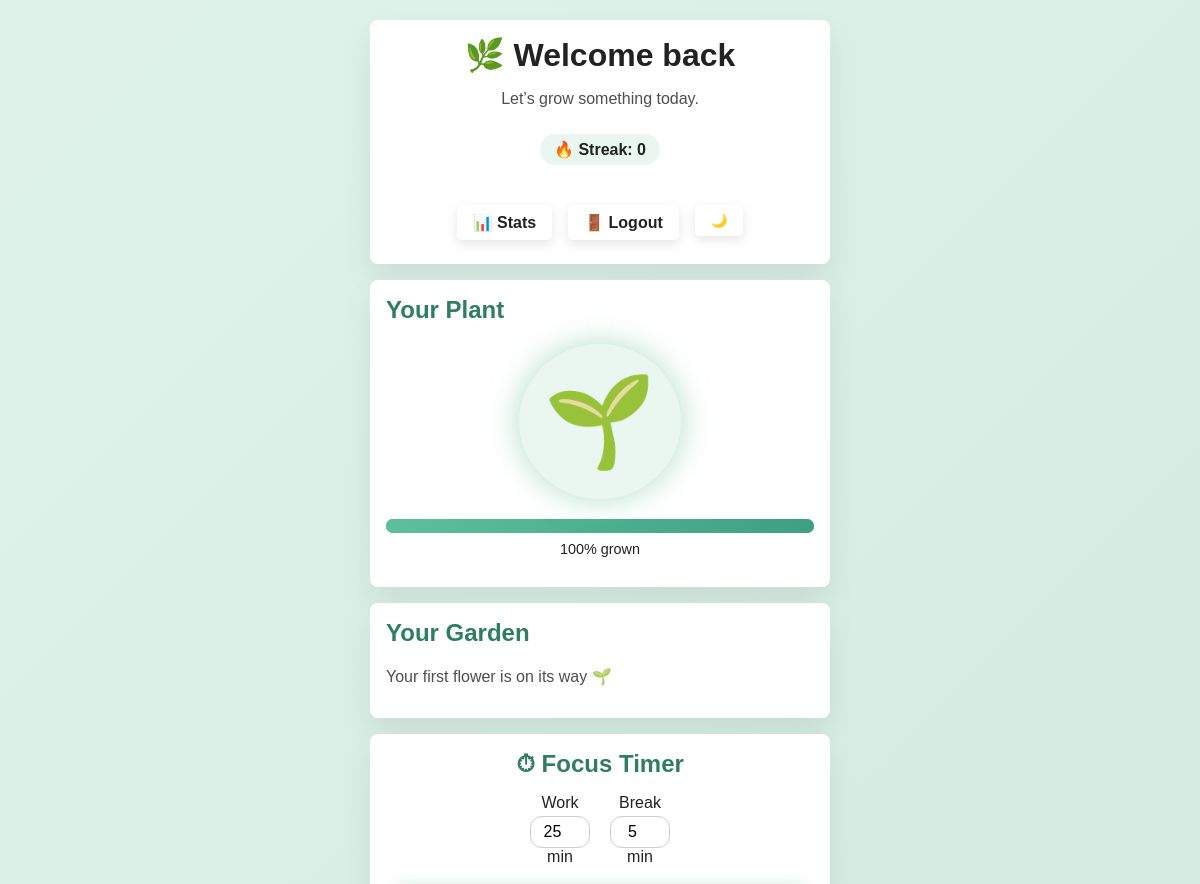
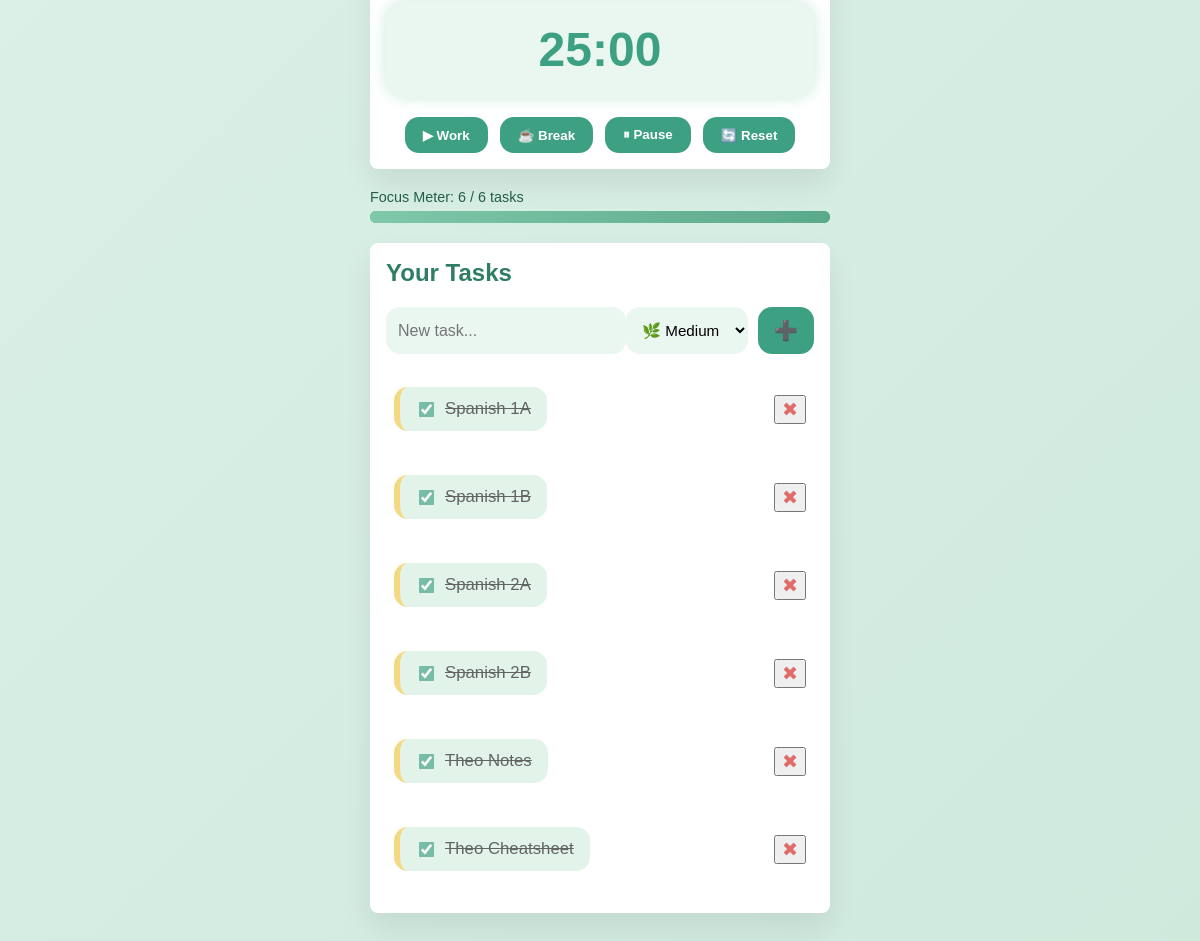
The page /dashboard (signed in) on the database its author committed (2 pictures, top to bottom).
### app.py (models this page shows)
class Task(db.Model):
    id = db.Column(db.Integer, primary_key=True)
    title = db.Column(db.String(200), nullable=False)
    priority = db.Column(db.String(10))  # high / medium / low
    completed = db.Column(db.Boolean, default=False)
    user_id = db.Column(db.Integer, db.ForeignKey("user.id"))

### app.py (the view)
@app.route("/dashboard")
@login_required
def dashboard():
    tasks = Task.query.filter_by(user_id=current_user.id).all()
    streak = get_streak(current_user.id)
    total_tasks = len(tasks)
    completed_tasks = len([t for t in tasks if t.completed])
    progress = 0
    if total_tasks > 0:
        progress = int((completed_tasks / total_tasks) * 100)
    active_plant = Plant.query.filter_by(
        user_id=current_user.id,
        completed=False
    ).first()
    if not active_plant:
        active_plant = Plant(user_id=current_user.id)
        db.session.add(active_plant)
        db.session.commit()
    plant_history = Plant.query.filter_by(
        user_id=current_user.id,
        completed=True
    ).order_by(Plant.created_at).all()
    return render_template(
        "dashboard.html",
        tasks=tasks,
        streak=streak,
        plant=active_plant,
        history=plant_history,
        progress=progress,
        completed_tasks=completed_tasks,
        total_tasks=total_tasks
    )

### app.py (called while the page is built)
def get_streak(user_id):
    sessions = FocusSession.query.filter_by(user_id=user_id).all()
    days = set(s.timestamp.date() for s in sessions)
    if not days:
        return 0
    streak = 0
    today = datetime.utcnow().date()
    while today in days:
        streak += 1
        today -= timedelta(days=1)
    return streak

@login_manager.user_loader
def load_user(user_id):
    return User.query.get(int(user_id))

### templates/dashboard.html (shortened to what this page needs)
<!DOCTYPE html>
<html lang="en">
<head>
  <link rel="stylesheet" href="{{ url_for('static', filename='style.css') }}?v=2">
</head>
<body class="{% if session.get('theme') == 'dark' %}dark-mode{% endif %}">
  <div class="container">
<div class="card header">
  <h1>🌿 Welcome back</h1>
  <p class="subtitle">Let’s grow something today.</p>
  <div class="streak">🔥 Streak: {{ streak }}</div>
 <div class="nav-links">
  <a href="{{ url_for('stats') }}" class="nav-button">📊 Stats</a>
  <a href="{{ url_for('logout') }}" class="nav-button">🚪 Logout</a>
  <form method="POST" action="{{ url_for('toggle_theme') }}">
    <button type="submit" class="nav-button">
      {% if session.get('theme') == 'dark' %}
        ☀️
      {% else %}
        🌙
      {% endif %}
    </button>
  </form>
</div>
</div>
    <div class="card">
      <h2>Your Plant</h2>
      <div class="plant-wrapper">
        <div class="plant">
 	   {% if plant.stage == 0 %}🌰
  	   {% elif plant.stage == 1 %}🌱
           {% elif plant.stage == 2 %}🌿
           {% elif plant.stage == 3 %}🌸
           {% endif %}
        </div>
      </div>
      <div class="progress-bar">
        <div class="progress" style="width: {{ progress }}%"></div>
      </div>
      <p class="progress-text">{{ progress }}% grown</p>
    </div>
<div class="card">
  <h2>Your Garden</h2>
  {% if history %}
    <div class="plant-history">
      {% for p in history %}
        <div class="flower">🌸</div>
      {% endfor %}
    </div>
  {% else %}
    <p class="subtitle">Your first flower is on its way 🌱</p>
  {% endif %}
</div>
<div class="card timer-card">
  <h2>⏱ Focus Timer</h2>
  <div class="timer-settings">
    <div class="timer-input">
      <label>Work</label>
      <input type="number" id="work-time" value="25" min="1"> min
    </div>
    <div class="timer-input">
      <label>Break</label>
      <input type="number" id="break-time" value="5" min="1"> min
    </div>
  </div>
  <div id="timer-display" class="timer-display">25:00</div>
  <div class="timer-buttons">
    <button class="timer-btn" onclick="startTimer('work')">▶ Work</button>
    <button class="timer-btn" onclick="startTimer('break')">☕ Break</button>
    <button class="timer-btn" onclick="stopTimer()">⏸ Pause</button>
    <button class="timer-btn" onclick="resetTimer()">🔄 Reset</button>
  </div>
</div>
<div class="focus-meter">
  <div class="focus-text">
    Focus Meter: {{ completed_tasks }} / {{ total_tasks }} tasks
  </div>
  <div class="meter-bg">
    <div class="meter-fill" style="width: {{ progress }}%;"></div>
  </div>
</div>
<div class="card">
  <h2>Your Tasks</h2>
<form action="{{ url_for('add_task') }}" method="POST" class="task-form">
  <input type="text" name="title" placeholder="New task..." required>
  <select name="priority" class="priority-select">
    <option value="medium" selected>🌿 Medium</option>
  </select>
  <button type="submit">➕</button>
</form>
{% for task in tasks %}
<div class="task-row">
  <form action="{{ url_for('complete_task', task_id=task.id) }}" method="POST">
    <label class="task {{ task.priority }} {% if task.completed %}completed{% endif %}">
      <input type="checkbox"
             onchange="this.form.submit()"
             {% if task.completed %}checked{% endif %}>
      <span>{{ task.title }}</span>
    </label>
  </form>
  <form action="{{ url_for('delete_task', task_id=task.id) }}" method="POST" class="delete-form">
    <button type="submit" class="delete-task">✖</button>
  </form>
</div>
{% endfor %}
</div>
  </div>
</body>
</html>

### rows shown on the page
Task: completed "☑", title "Spanish 1A"
Task: completed "☑", title "Spanish 1B"
Task: completed "☑", title "Spanish 2A"
Task: completed "☑", title "Spanish 2B"
Task: completed "☑", title "Theo Notes"
Task: completed "☑", title "Theo Cheatsheet"

### other values the page prints
{{ streak }} "0"
{{ progress }} "100"
{{ completed_tasks }} "6"
{{ total_tasks }} "6"
